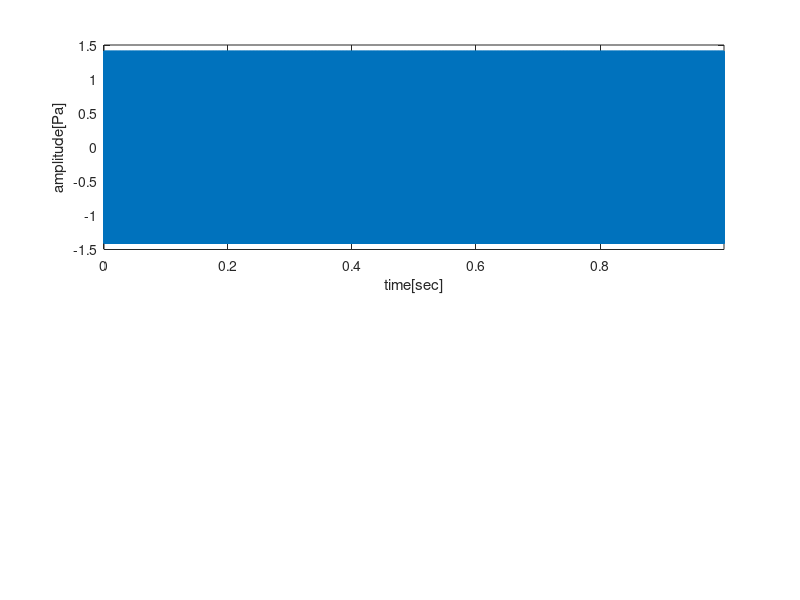

Recreate this plot in MATLAB. (Note: this script raises an error after producing the figure.)
%% start

%% clear
clc;
clear;

%% constant
fs = 192e3;
f = 50e3;
T = 1;

%% data
t = 0 : 1/fs : T - 1/fs;
y = transpose( sqrt(2) * sin(2 * pi * f * t) );

%% plot ps
figure('position', [0, 0, 500*sqrt(2), 500]);

strtitle = 'Fourier Transform Test 1';

subplot(2,1,1);
plot(t,y);
ylabel( 'amplitude[Pa]' );
xlabel( 'time[sec]' );
xlim([ t(1) t(end) ]);
ax = gca;
ax.FontSize = 17;

subplot(2,1,2);
[f,p] = fps(y,fs);
pltdb(f,p,'ps',[0 0.4470 0.7410]);

sgtitle( strtitle , 'FontSize' , 17 );

%% end
